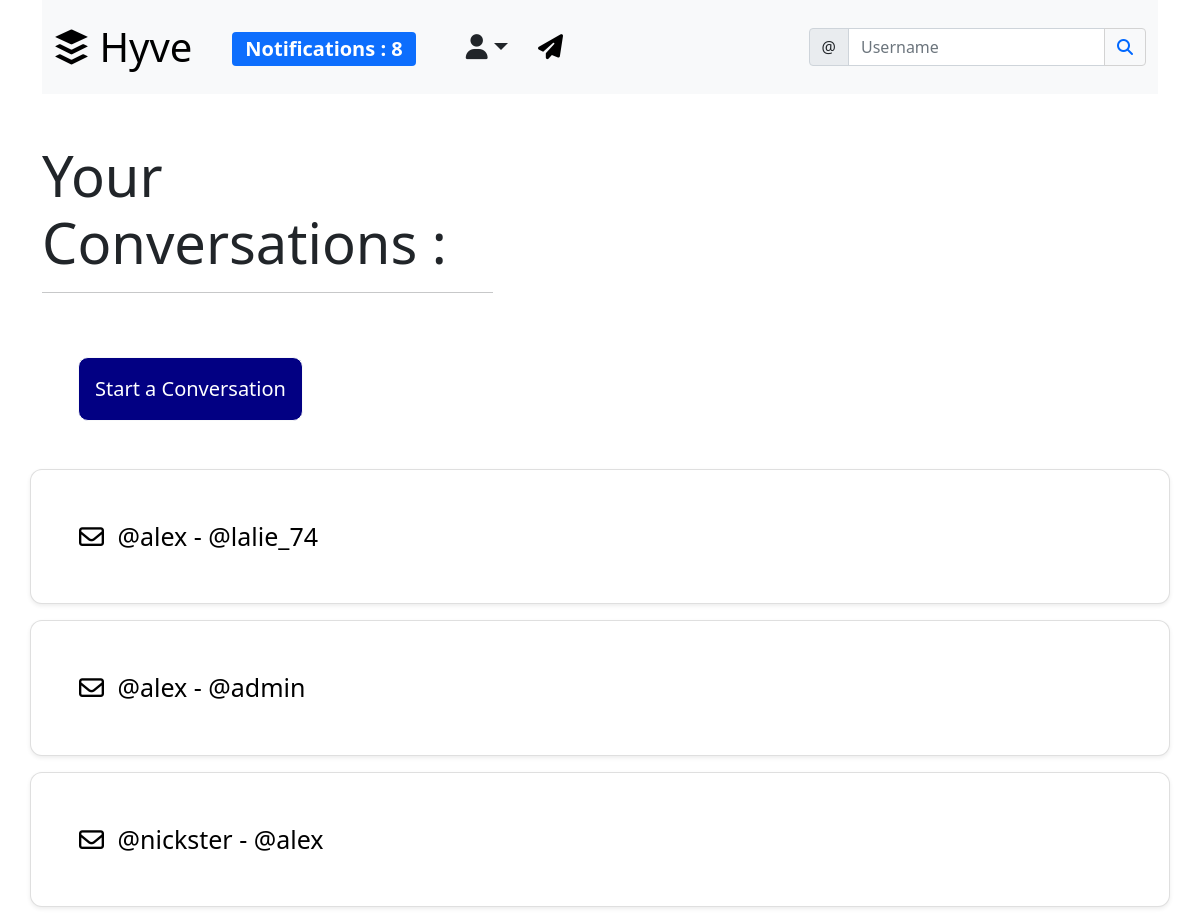
The app's page /social/inbox/ (signed in) with its own data.
### social/models.py (models this page shows)
class ThreadModel(models.Model):
	user = models.ForeignKey(User, on_delete=models.CASCADE, related_name='+')
	receiver = models.ForeignKey(User, on_delete=models.CASCADE, related_name='+')

### social/views.py (the view)
# urls.py: path('inbox/', ListThreads.as_view(), name='inbox'),
class ListThreads(View):
	def get(self, request, *args, **kwargs):
		threads = ThreadModel.objects.filter(Q(user=request.user) | Q(receiver=request.user))
		context = {
			'threads': threads
		}
		return render(request, 'social/inbox.html', context)

### landing/templatetags/custom_tags.py (called while the page is built)
@register.inclusion_tag('social/show_notifications.html', takes_context=True)
def show_notifications(context):
	request_user = context['request'].user
	notifications = Notification.objects.filter(to_user=request_user).exclude(user_has_seen=True).order_by('-date')
	return {'notifications': notifications}

### social/templates/social/inbox.html (shortened to what this page needs)
{% extends 'landing/base.html' %}
{% block content %}
	<div class="container">
		<div class="row">
			<div class="col-md-5 col-sm-12">
				<h3 class="display-4">Your Conversations :</h3>
				<hr>
			</div>
		</div>
		<div class="row">
			<div class="col-md-12 p-5">
				<form method="GET" action="{% url 'create-thread' %}">
					<button class="btn btn-light start-conv p-3" type="submit">Start a Conversation</button>
				</form>
			</div>
		</div>
		{% for thread in threads.all %}
			<div class="row mb-3">
				<div class="card col-md-12 p-5 shadow-sm" style="border-radius: 12px;">
						<a href="{% url 'thread' thread.pk %}" class="inbox-convs"><i class="far fa-envelope spacing"></i> @{{ thread.user }} - @{{ thread.receiver }}</a>
				</div>
			</div>
		{% endfor %}
	</div>
{% endblock content %}

### static/style.css (style rules this page uses)
.start-conv { background-color: #020083; color: white; font-size: 20px; border-radius: 10px; transition: 0.3s; }
.inbox-convs { color: black; font-size: 25px; border-radius: 10px; transition: 0.3s; text-decoration: none; }

### social/templates/social/inbox.html (style rules this page uses)
.spacing { margin-right: 7px; }

### records on screen
ThreadModel: user "alex", receiver "lalie_74"
ThreadModel: user "alex", receiver "admin"
ThreadModel: user "nickster", receiver "alex"

### other values on screen
{{ notifications.count }} "8"
